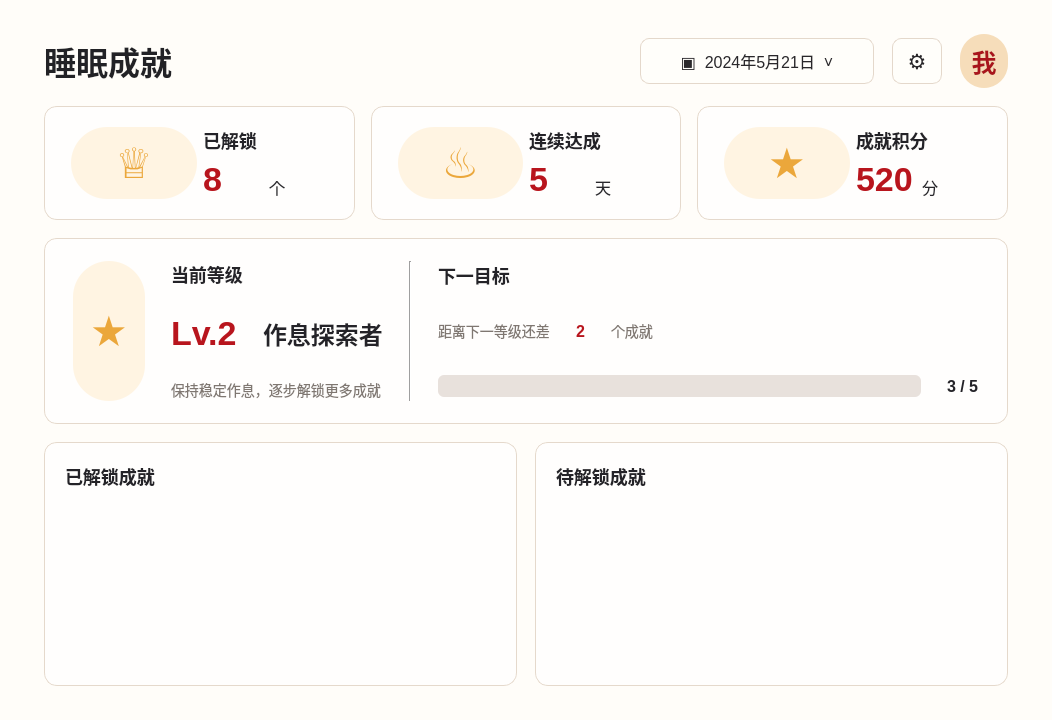
<?xml version="1.0" encoding="UTF-8"?>
<ui version="4.0">
 <class>Form</class>
 <widget class="QWidget" name="Form">
  <property name="geometry">
   <rect>
    <x>0</x>
    <y>0</y>
    <width>1052</width>
    <height>720</height>
   </rect>
  </property>
  <property name="minimumSize">
   <size>
    <width>940</width>
    <height>640</height>
   </size>
  </property>
  <property name="windowTitle">
   <string>睡眠成就</string>
  </property>
  <property name="styleSheet">
   <string notr="true">#Form {
    background: #fffdf9;
    color: #25252a;
    font-family: "Microsoft YaHei UI", "Microsoft YaHei", sans-serif;
}

QLabel {
    color: #28272c;
    font-family: "Microsoft YaHei UI", "Microsoft YaHei", sans-serif;
}

#label {
    color: #222226;
    font-size: 32px;
    font-weight: 800;
}

#dateButton,
#settingsButton {
    min-height: 44px;
    border: 1px solid #e4d8cb;
    border-radius: 9px;
    background: #fffefa;
    color: #29272a;
    font-size: 16px;
}

#dateButton {
    min-width: 196px;
    padding: 0 18px;
}

#settingsButton {
    min-width: 48px;
    font-size: 21px;
}

#dateButton:hover,
#settingsButton:hover {
    border-color: #cfb99c;
    background: #fff8ed;
}

#avatarLabel {
    min-width: 48px;
    min-height: 48px;
    border-radius: 24px;
    background: #f6ddba;
    color: #a9141c;
    font-size: 25px;
    font-weight: 700;
}

#statFrame,
#statFrame_2,
#statFrame_3,
#levelFrame,
#unlockedFrame,
#lockedFrame {
    background: #fffefd;
    border: 1px solid #e5d9cc;
    border-radius: 13px;
}

#statIcon,
#statIcon_2,
#statIcon_3,
#levelIcon {
    min-width: 72px;
    min-height: 72px;
    border-radius: 36px;
    background: #fff4e2;
    color: #eba73b;
    font-size: 42px;
    font-weight: 900;
}

#statTitle,
#statTitle_2,
#statTitle_3,
#levelTitle,
#nextTitle,
#cardTitle,
#cardTitle_2 {
    color: #242328;
    font-size: 18px;
    font-weight: 800;
}

#statValue,
#statValue_2,
#statValue_3,
#levelValue {
    color: #b8151d;
    font-size: 34px;
    font-weight: 900;
}

#statUnit,
#statUnit_2,
#statUnit_3 {
    color: #28272c;
    font-size: 16px;
}

#levelName {
    color: #242328;
    font-size: 24px;
    font-weight: 900;
}

#levelDesc,
#nextDesc,
#nextDesc_2,
#rowDesc,
#rowDesc_2,
#rowDesc_3,
#rowDesc_4,
#rowDesc_5,
#rowDesc_6,
#rowDesc_7 {
    color: #7f7771;
    font-size: 14px;
}

#nextCount {
    color: #b8151d;
    font-size: 16px;
    font-weight: 900;
}

#progressText {
    color: #242328;
    font-size: 16px;
    font-weight: 700;
}

#levelProgress {
    min-height: 12px;
    border: none;
    border-radius: 6px;
    background: #e8e1dc;
}

#levelProgress::chunk {
    border-radius: 6px;
    background: qlineargradient(x1:0, y1:0, x2:1, y2:0,
        stop:0 #eda235, stop:1 #f3bb57);
}

unlockedAchievementsLayout

lockedAchievementsLayout

#rowIcon,
#rowIcon_2,
#rowIcon_3,
#rowIcon_4 {
    color: #eba73b;
    font-size: 31px;
    font-weight: 900;
}

#lockedIcon,
#lockedIcon_2,
#lockedIcon_3 {
    color: #c6b5a8;
    font-size: 31px;
    font-weight: 900;
}

#rowName,
#rowName_2,
#rowName_3,
#rowName_4,
#rowName_5,
#rowName_6,
#rowName_7 {
    color: #242328;
    font-size: 16px;
    font-weight: 800;
}

#rowStatus,
#rowStatus_2,
#rowStatus_3,
#rowStatus_4 {
    color: #c91d25;
    font-size: 14px;
    font-weight: 800;
}

#lockedProgress,
#lockedProgress_2,
#lockedProgress_3,
#lockedStatus,
#lockedStatus_2,
#lockedStatus_3 {
    color: #5f5956;
    font-size: 14px;
}

</string>
  </property>
  <layout class="QVBoxLayout" name="verticalLayout" stretch="0,0,0,1">
   <property name="spacing">
    <number>18</number>
   </property>
   <property name="leftMargin">
    <number>44</number>
   </property>
   <property name="topMargin">
    <number>34</number>
   </property>
   <property name="rightMargin">
    <number>44</number>
   </property>
   <property name="bottomMargin">
    <number>34</number>
   </property>
   <item>
    <layout class="QHBoxLayout" name="horizontalLayout">
     <property name="spacing">
      <number>18</number>
     </property>
     <item>
      <widget class="QLabel" name="label">
       <property name="minimumSize">
        <size>
         <width>170</width>
         <height>54</height>
        </size>
       </property>
       <property name="text">
        <string>睡眠成就</string>
       </property>
       <property name="alignment">
        <set>Qt::AlignmentFlag::AlignVCenter|Qt::AlignmentFlag::AlignLeft</set>
       </property>
      </widget>
     </item>
     <item>
      <spacer name="horizontalSpacer">
       <property name="orientation">
        <enum>Qt::Orientation::Horizontal</enum>
       </property>
       <property name="sizeHint" stdset="0">
        <size>
         <width>40</width>
         <height>20</height>
        </size>
       </property>
      </spacer>
     </item>
     <item>
      <widget class="QPushButton" name="dateButton">
       <property name="text">
        <string>▣  2024年5月21日  ˅</string>
       </property>
      </widget>
     </item>
     <item>
      <widget class="QPushButton" name="settingsButton">
       <property name="text">
        <string>⚙</string>
       </property>
      </widget>
     </item>
     <item>
      <widget class="QLabel" name="avatarLabel">
       <property name="text">
        <string>我</string>
       </property>
       <property name="alignment">
        <set>Qt::AlignmentFlag::AlignCenter</set>
       </property>
      </widget>
     </item>
    </layout>
   </item>
   <item>
    <layout class="QHBoxLayout" name="statsLayout">
     <property name="spacing">
      <number>16</number>
     </property>
     <item>
      <widget class="QFrame" name="statFrame">
       <property name="frameShape"><enum>QFrame::Shape::NoFrame</enum></property>
       <layout class="QHBoxLayout" name="statLayout">
        <property name="leftMargin"><number>26</number></property>
        <property name="topMargin"><number>20</number></property>
        <property name="rightMargin"><number>26</number></property>
        <property name="bottomMargin"><number>20</number></property>
        <item><widget class="QLabel" name="statIcon"><property name="text"><string>♕</string></property><property name="alignment"><set>Qt::AlignmentFlag::AlignCenter</set></property></widget></item>
        <item>
         <layout class="QVBoxLayout" name="statTextLayout">
          <item><widget class="QLabel" name="statTitle"><property name="text"><string>已解锁</string></property></widget></item>
          <item>
           <layout class="QHBoxLayout" name="statValueLayout">
            <item><widget class="QLabel" name="statValue"><property name="text"><string>8</string></property></widget></item>
            <item><widget class="QLabel" name="statUnit"><property name="text"><string>个</string></property><property name="alignment"><set>Qt::AlignmentFlag::AlignBottom|Qt::AlignmentFlag::AlignLeft</set></property></widget></item>
           </layout>
          </item>
         </layout>
        </item>
       </layout>
      </widget>
     </item>
     <item>
      <widget class="QFrame" name="statFrame_2">
       <property name="frameShape"><enum>QFrame::Shape::NoFrame</enum></property>
       <layout class="QHBoxLayout" name="statLayout_2">
        <property name="leftMargin"><number>26</number></property>
        <property name="topMargin"><number>20</number></property>
        <property name="rightMargin"><number>26</number></property>
        <property name="bottomMargin"><number>20</number></property>
        <item><widget class="QLabel" name="statIcon_2"><property name="text"><string>♨</string></property><property name="alignment"><set>Qt::AlignmentFlag::AlignCenter</set></property></widget></item>
        <item>
         <layout class="QVBoxLayout" name="statTextLayout_2">
          <item><widget class="QLabel" name="statTitle_2"><property name="text"><string>连续达成</string></property></widget></item>
          <item>
           <layout class="QHBoxLayout" name="statValueLayout_2">
            <item><widget class="QLabel" name="statValue_2"><property name="text"><string>5</string></property></widget></item>
            <item><widget class="QLabel" name="statUnit_2"><property name="text"><string>天</string></property><property name="alignment"><set>Qt::AlignmentFlag::AlignBottom|Qt::AlignmentFlag::AlignLeft</set></property></widget></item>
           </layout>
          </item>
         </layout>
        </item>
       </layout>
      </widget>
     </item>
     <item>
      <widget class="QFrame" name="statFrame_3">
       <property name="frameShape"><enum>QFrame::Shape::NoFrame</enum></property>
       <layout class="QHBoxLayout" name="statLayout_3">
        <property name="leftMargin"><number>26</number></property>
        <property name="topMargin"><number>20</number></property>
        <property name="rightMargin"><number>26</number></property>
        <property name="bottomMargin"><number>20</number></property>
        <item><widget class="QLabel" name="statIcon_3"><property name="text"><string>★</string></property><property name="alignment"><set>Qt::AlignmentFlag::AlignCenter</set></property></widget></item>
        <item>
         <layout class="QVBoxLayout" name="statTextLayout_3">
          <item><widget class="QLabel" name="statTitle_3"><property name="text"><string>成就积分</string></property></widget></item>
          <item>
           <layout class="QHBoxLayout" name="statValueLayout_3">
            <item><widget class="QLabel" name="statValue_3"><property name="text"><string>520</string></property></widget></item>
            <item><widget class="QLabel" name="statUnit_3"><property name="text"><string>分</string></property><property name="alignment"><set>Qt::AlignmentFlag::AlignBottom|Qt::AlignmentFlag::AlignLeft</set></property></widget></item>
           </layout>
          </item>
         </layout>
        </item>
       </layout>
      </widget>
     </item>
    </layout>
   </item>
   <item>
    <widget class="QFrame" name="levelFrame">
     <property name="frameShape"><enum>QFrame::Shape::NoFrame</enum></property>
     <layout class="QHBoxLayout" name="levelLayout">
      <property name="spacing"><number>26</number></property>
      <property name="leftMargin"><number>28</number></property>
      <property name="topMargin"><number>22</number></property>
      <property name="rightMargin"><number>28</number></property>
      <property name="bottomMargin"><number>22</number></property>
      <item><widget class="QLabel" name="levelIcon"><property name="text"><string>★</string></property><property name="alignment"><set>Qt::AlignmentFlag::AlignCenter</set></property></widget></item>
      <item>
       <layout class="QVBoxLayout" name="levelInfoLayout">
        <item><widget class="QLabel" name="levelTitle"><property name="text"><string>当前等级</string></property></widget></item>
        <item>
         <layout class="QHBoxLayout" name="levelNameLayout">
          <item><widget class="QLabel" name="levelValue"><property name="text"><string>Lv.2</string></property></widget></item>
          <item><widget class="QLabel" name="levelName"><property name="text"><string>作息探索者</string></property></widget></item>
         </layout>
        </item>
        <item><widget class="QLabel" name="levelDesc"><property name="text"><string>保持稳定作息，逐步解锁更多成就</string></property></widget></item>
       </layout>
      </item>
      <item><widget class="Line" name="line"><property name="orientation"><enum>Qt::Orientation::Vertical</enum></property></widget></item>
      <item>
       <layout class="QVBoxLayout" name="nextLevelLayout">
        <item><widget class="QLabel" name="nextTitle"><property name="text"><string>下一目标</string></property></widget></item>
        <item>
         <layout class="QHBoxLayout" name="nextDescLayout">
          <item><widget class="QLabel" name="nextDesc"><property name="text"><string>距离下一等级还差</string></property></widget></item>
          <item><widget class="QLabel" name="nextCount"><property name="text"><string>2</string></property></widget></item>
          <item><widget class="QLabel" name="nextDesc_2"><property name="text"><string>个成就</string></property></widget></item>
          <item><spacer name="nextSpacer"><property name="orientation"><enum>Qt::Orientation::Horizontal</enum></property><property name="sizeHint" stdset="0"><size><width>40</width><height>20</height></size></property></spacer></item>
         </layout>
        </item>
        <item>
         <layout class="QHBoxLayout" name="levelProgressLayout">
          <item>
           <widget class="QProgressBar" name="levelProgress">
            <property name="value"><number>60</number></property>
            <property name="textVisible"><bool>false</bool></property>
           </widget>
          </item>
          <item><widget class="QLabel" name="progressText"><property name="text"><string>3 / 5</string></property></widget></item>
         </layout>
        </item>
       </layout>
      </item>
     </layout>
    </widget>
   </item>
   <item>
    <layout class="QHBoxLayout" name="listsLayout">
     <property name="spacing"><number>18</number></property>
     <item>
      <widget class="QFrame" name="unlockedFrame">
       <property name="frameShape"><enum>QFrame::Shape::NoFrame</enum></property>
       <layout class="QVBoxLayout" name="unlockedLayout">
        <property name="spacing"><number>10</number></property>
        <property name="leftMargin"><number>20</number></property>
        <property name="topMargin"><number>20</number></property>
        <property name="rightMargin"><number>20</number></property>
        <property name="bottomMargin"><number>16</number></property>
        <item><widget class="QLabel" name="cardTitle"><property name="text"><string>已解锁成就</string></property></widget></item>
        <item>
         <widget class="QScrollArea" name="unlockedScrollArea">
          <property name="widgetResizable">
           <bool>true</bool>
          </property>
          
          <property name="frameShape">
           <enum>QFrame::Shape::NoFrame</enum>
          </property>
          <widget class="QWidget" name="unlockedContainer">
           <property name="autoFillBackground">
            <bool>true</bool>
           </property>

           <property name="styleSheet">
            <string>#unlockedContainer { background-color: #fffefd; }</string>
           </property>

           <layout class="QVBoxLayout" name="unlockedAchievementsLayout">
            <property name="spacing">
             <number>8</number>
            </property>
            <property name="leftMargin">
             <number>0</number>
            </property>
            <property name="topMargin">
             <number>0</number>
            </property>
            <property name="rightMargin">
             <number>0</number>
            </property>
            <property name="bottomMargin">
             <number>0</number>
            </property>
           </layout>

          </widget>
         </widget>
        </item>
       </layout>
      </widget>
     </item>
     <item>
      <widget class="QFrame" name="lockedFrame">

       <property name="frameShape">
        <enum>QFrame::Shape::NoFrame</enum>
       </property>

       <layout class="QVBoxLayout" name="lockedLayout">

        <property name="spacing">
         <number>10</number>
        </property>

        <property name="leftMargin">
         <number>20</number>
        </property>

        <property name="topMargin">
         <number>20</number>
        </property>

        <property name="rightMargin">
         <number>20</number>
        </property>

        <property name="bottomMargin">
         <number>16</number>
        </property>

        <item>
         <widget class="QLabel" name="cardTitle_2">
          <property name="text">
           <string>待解锁成就</string>
          </property>
         </widget>
        </item>

        <item>
         <widget class="QScrollArea" name="lockedScrollArea">

          <property name="widgetResizable">
           <bool>true</bool>
          </property>

          <property name="frameShape">
           <enum>QFrame::Shape::NoFrame</enum>
          </property>

          <widget class="QWidget" name="lockedContainer">
           <property name="autoFillBackground">
            <bool>true</bool>
           </property>
           <property name="styleSheet">
            <string>#lockedContainer { background-color: #fffefd; }</string>
           </property>
           <layout class="QVBoxLayout" name="lockedAchievementsLayout">
            <property name="spacing">
             <number>8</number>
            </property>

            <property name="leftMargin">
             <number>0</number>
            </property>

            <property name="topMargin">
             <number>0</number>
            </property>

            <property name="rightMargin">
             <number>0</number>
            </property>

            <property name="bottomMargin">
             <number>0</number>
            </property>

           </layout>

          </widget>

         </widget>
        </item>

       </layout>

      </widget>
      
     </item>
    </layout>
   </item>
  </layout>
 </widget>
 <resources/>
 <connections/>
</ui>
